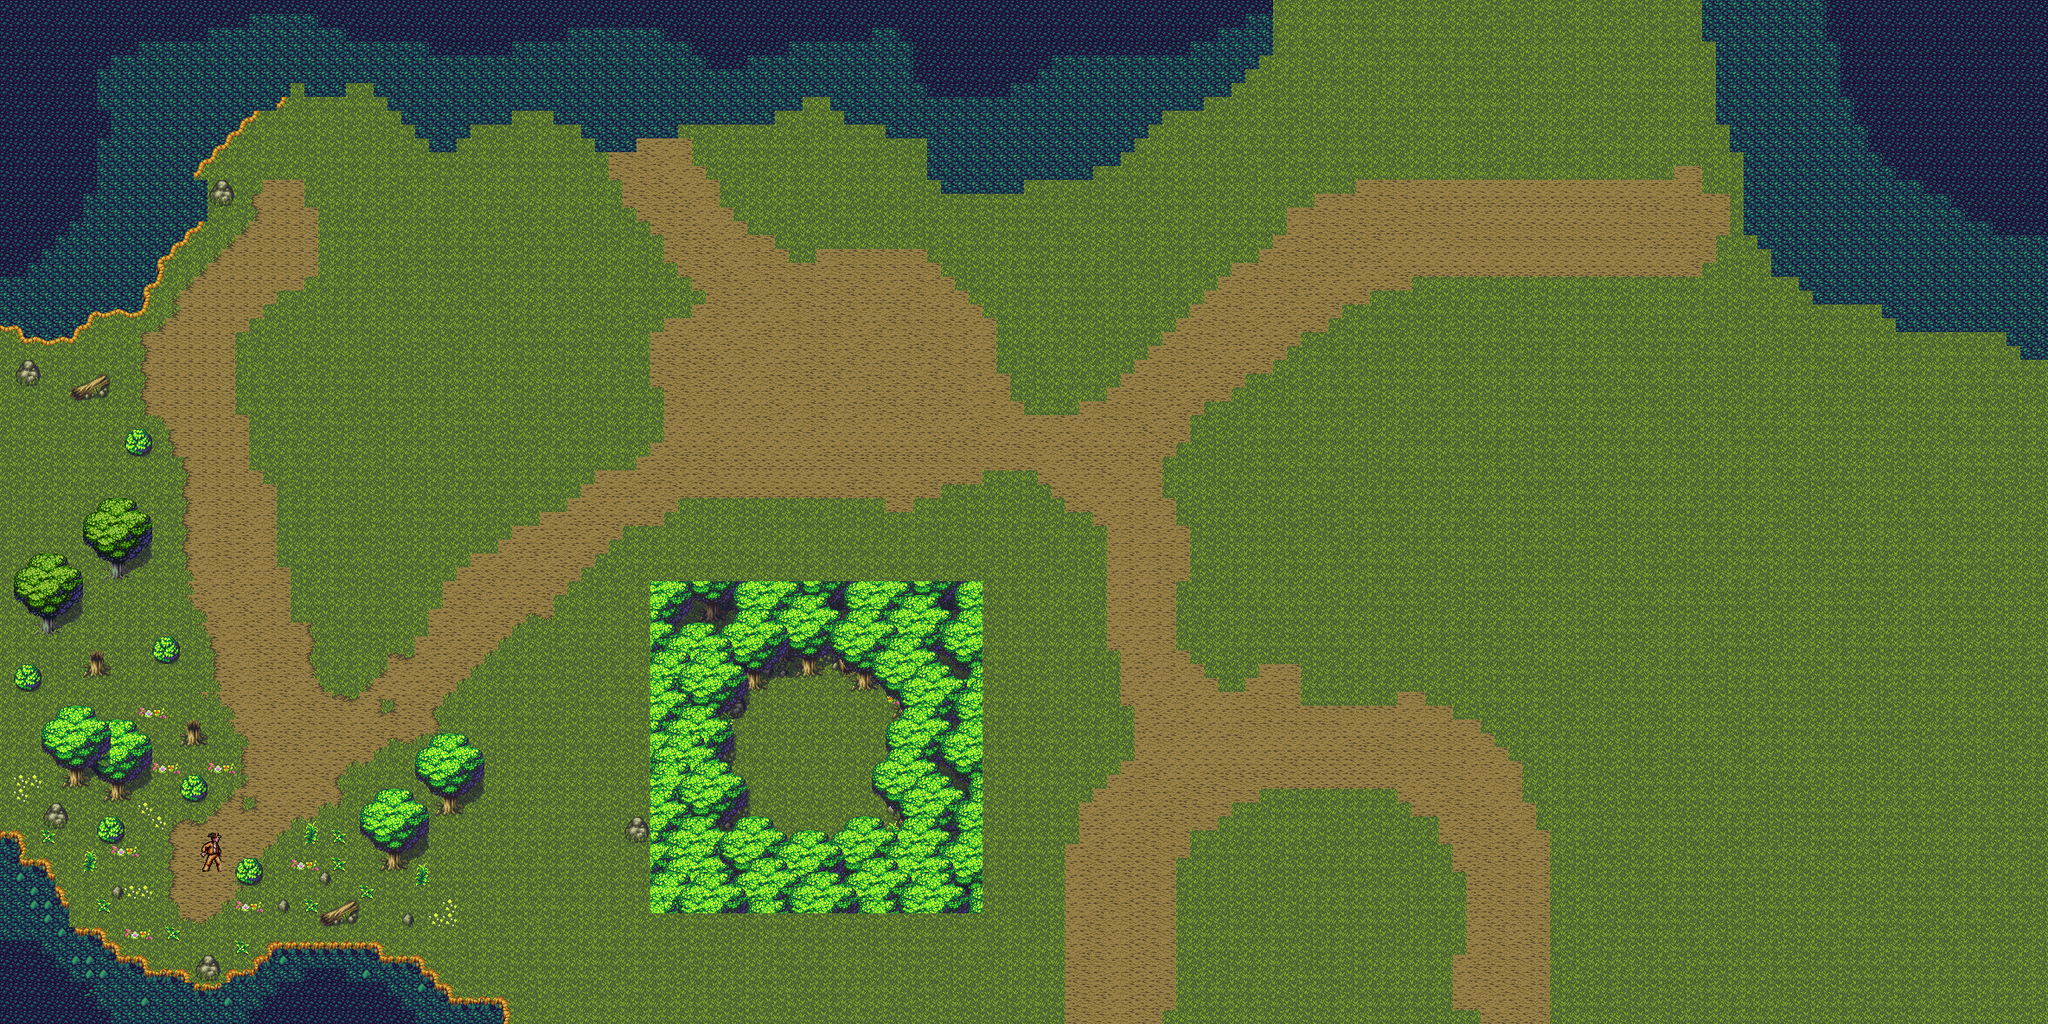

This game map was drawn from its Tiled (.tmx) file and the tilesets committed beside it. A one-line description and the trimmed map source follow:
An orthogonal 148x74 tile map with 16x16 px tiles, 7 tile layers (Tile Layer 1, road, walls, water, ...), 4 tilesets.

<map version="1.10" tiledversion="1.11.2" orientation="orthogonal" renderorder="right-down" width="148" height="74" tilewidth="16" tileheight="16" infinite="0" nextlayerid="10" nextobjectid="1">
 <tileset firstgid="1" source="soil.tsx" />
 <tileset firstgid="257" source="tree.tsx" />
 <tileset firstgid="317" source="character.tsx" />
 <tileset firstgid="323" source="gentle tree wall.tsx" />
 <layer id="1" name="Tile Layer 1" width="148" height="74">
  <data>[10952 cells, 10939 non-empty, 4 distinct tile ids]</data>
 </layer>
 <layer id="2" name="road" width="148" height="74">
  <data>[10952 cells, 2074 non-empty, 16 distinct tile ids]</data>
 </layer>
 <layer id="5" name="walls" width="148" height="74">
  <data>[10952 cells, 0 non-empty, 0 distinct tile ids]</data>
 </layer>
 <layer id="6" name="water" width="148" height="74">
  <data>[10952 cells, 1807 non-empty, 22 distinct tile ids]</data>
 </layer>
 <layer id="4" name="tree" width="148" height="74">
  <data>[10952 cells, 60 non-empty, 30 distinct tile ids]</data>
 </layer>
 <layer id="8" name="decorations" width="148" height="74">
  <data>[10952 cells, 53 non-empty, 26 distinct tile ids]</data>
 </layer>
 <layer id="7" name="second tree" width="148" height="74">
  <data>[10952 cells, 774 non-empty, 667 distinct tile ids]</data>
 </layer>
</map>
